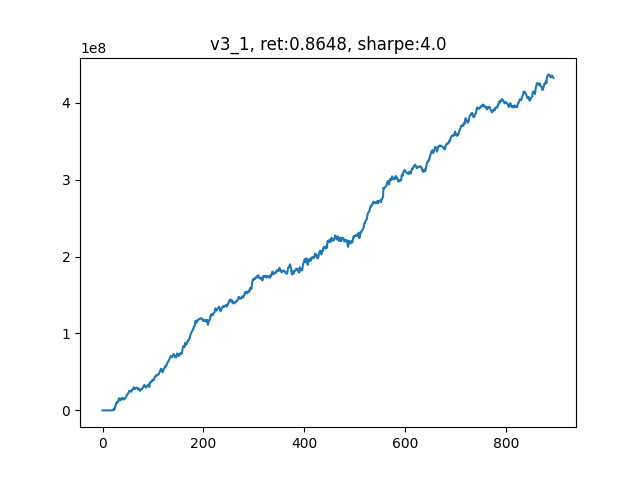

Here is the Python script that generated this plot:
'''
v_3_1

四因子 + Alpha101，去除相关性>0.3的，剩余8个因子
因子等权重组合

'''

from __future__ import print_function
import logging


import os
import time
import numpy as np
import pandas as pd
import matplotlib.pyplot as plt

import scipy.optimize as sco
from sklearn import preprocessing
from sklearn.linear_model import LinearRegression

import threading
import multiprocessing as mp
from concurrent.futures import ProcessPoolExecutor, as_completed


import warnings
warnings.filterwarnings("ignore")



############################ Define our factors ####################################### 

def SixDayRS(data):
    '''
    六日收益率反转
    '''
    t = 6                           # 需要6天的历史数据
    close = data[:, 5]              # 股票N天的close数据    
    # return (-(close[-1]/close[-t] - 1), _index)
    return -(close[-1]/close[-t] - 1)

###############################   Alpha 101   ##############################
def Alpha6(data):
    _open = pd.Series(data[:, 2])                  # 开盘价
    volume = pd.Series(data[:, 6])                 # 股票N天的volume数据
    alpha6 = _open.rolling(window=10).corr(volume) # 需要10天的历史数据
    return -1*alpha6.iloc[-1]


def Alpha9(data):
    close = pd.Series(data[:, 5])
    delta = close.diff(1)
    delta_min = delta.rolling(window=5).min().iloc[-1]
    if delta_min>0:
        return delta.iloc[-1]
    else:
        delta_max = delta.rolling(window=5).max().iloc[-1]
        if delta_max<0:
            return delta.iloc[-1]
        else:
            return -1*delta.iloc[-1]

def Alpha12(data):
    close = data[:, 5]
    amount = data[:, 7]                     # 股票N天的amount数据
    _sign = np.sign(amount[-1]-amount[-2])
    return -1*_sign*(close[-1]-close[-2])

def Alpha23(data):
    high = pd.Series(data[:, 3])
    _mean = high.rolling(10).mean()         # 需要10天数据
    _delta = high.diff(2)
    if _mean.iloc[-1]<high.iloc[-1]:
        return -1*_delta.iloc[-1]
    else:
        return 0

def Alpha51(data):
    close = data[:, 5]                      # 需要20天数据
    condition1 = (close[-20]-close[-10])/10 - (close[-10]-close[-1])/10
    if condition1 < -0.05:
        return 1
    else:
        return -1*(close[-1]-close[-2])

def Alpha53(data):
    high = data[:, 3]
    low = data[:, 4]
    close = data[:, 5]
    x1 = ((close[-1]-low[-1])-(high[-1]-close[-1]))/(close[-1]-low[-1])
    x9 = ((close[-9]-low[-9])-(high[-9]-close[-9]))/(close[-9]-low[-9])

    return -1*(x1-x9)

def Alpha54(data):
    _open = data[:, 2]
    _high = data[:, 3]
    _low = data[:, 4]
    _close = data[:, 5]
    fenzi = -1*(_low[-1]-_close[-1])*(_open[-1]**5)
    fenmu = (_low[-1]-_high[-1])*(_close[-1]**5)
    return fenzi/fenmu

###############################   并行计算因子   ##############################
def each_task(_key, _array):
    '''
    strategy_list = [SixDayRS, Alpha6, Alpha9, 
                     Alpha12, Alpha23,  Alpha51, 
                     Alpha53, Alpha54]
    '''

    factors = []
    
    _array = np.array(_array)
    factors.append(SixDayRS(_array))
    factors.append(Alpha6(_array))
    factors.append(Alpha9(_array))
    factors.append(Alpha12(_array))
    factors.append(Alpha23(_array))
    factors.append(Alpha51(_array))
    factors.append(Alpha53(_array))
    factors.append(Alpha54(_array))
    return (_key, factors)

def mp_task(batch, data):
    res = []
    for _key in batch:
        res.append(each_task(_key, data[_key]))
    return res

def _batch(stock_list):
    num_of_stock = len(stock_list)
    batch_size = num_of_stock // os.cpu_count()
    for i in range(0, num_of_stock, batch_size):
        yield stock_list[i: i+batch_size]

###############################   回归法估计因子权重   ##############################
def factor_regression(factors_record, pct_record, i):
    X = factors_record[-(i+2)]
    X[np.isnan(X)] = 0
    Y = pct_record[-i]
    Y[np.isnan(Y)] = 0
    reg = LinearRegression()
    # print("X", X)
    # print("Y", Y)
    reg.fit(X,Y)   
    factor_weight = list(reg.coef_)
    factor_weight.append(reg.intercept_)
    
    return factor_weight

###############################   有效前沿计算个股权重   ##############################
def Schimidt(factors):    
    R = np.zeros((factors.shape[1], factors.shape[1]))
    Q = np.zeros(factors.shape)
    for k in range(0, factors.shape[1]):
        R[k, k] = np.sqrt(np.dot(factors[:, k], factors[:, k]))
        Q[:, k] = factors[:, k]/R[k, k]
        for j in range(k+1, factors.shape[1]):
            R[k, j] = np.dot(Q[:, k], factors[:, j])
            factors[:, j] = factors[:, j] - R[k, j]*Q[:, k]

    return Q

###############################   有效前沿计算个股权重   ##############################
def portfolio_annualised_performance(weights, mean_returns, cov_matrix):
    returns = np.sum(mean_returns*weights ) *252
    std = np.sqrt(np.dot(weights.T, np.dot(cov_matrix, weights))) * np.sqrt(252)
    return std, returns

def neg_sharpe_ratio(weights, mean_returns, cov_matrix, risk_free_rate):
    p_var, p_ret = portfolio_annualised_performance(weights, mean_returns, cov_matrix)
    return -(p_ret - risk_free_rate) / p_var

def max_sharpe_ratio(mean_returns, cov_matrix, risk_free_rate):
    num_assets = len(mean_returns)
    args = (mean_returns, cov_matrix, risk_free_rate)
    constraints = ({'type': 'eq', 'fun': lambda x: np.sum(x) - 1})
    bound = (0.0,1.0)
    bounds = tuple(bound for asset in range(num_assets))
    result = sco.minimize(neg_sharpe_ratio, num_assets*[1./num_assets,], args=args,
                        method='SLSQP', bounds=bounds, constraints=constraints)
    return result

###############################   计算仓位收益率   ##############################
def calculate_pct(all_data, position, my_sequence):

    # t+2 和 t+1 的价差
    delta = all_data[all_data['Date'] == my_sequence+2]['Close'].values - \
            all_data[all_data['Date'] == my_sequence+1]['Close'].values

    profit = position @ delta
    return profit



# 因子或是回归最多利用过去20天的数据
MAX_NUM_RECORD = 20
num_of_holding = 100
leverage = 1
my_sequence = 0        # 当前日期
cur_capital = 5e8          # 初始资金
fee = 1.5e-4           # 手续费率

data = {}               # 储存一段时间的行情
yesterday_close = []    # 记录昨日收盘价，用于计算当日收益率
pct_record = []         # 记录每日收益率
factors_record = []     # 记录每日因子值
factors_weight = []     # 因子加权权重
capital_record = []     # 记录资金变动

file_name = r"./CONTEST_DATA_TEST_100_1.csv"
all_data = pd.read_csv(file_name, 
                    usecols=[0,1,2,3,4,5,6,7], 
                    names=['Date','Instrument','Open','High','Low','Close','Volume','Amount'])


daily_data = all_data[all_data['Date']==my_sequence].values
num_of_stock = daily_data.shape[0]
stock_list = np.arange(num_of_stock)

print(daily_data.shape)

# 每一支股票单独存在字典里
for i in range(num_of_stock):
    data[i] = []
    data[i].append(daily_data[i])

stock_batch = list(_batch(stock_list))
# print(stock_batch)

total_days = 900
mp.set_start_method('fork')

while(my_sequence<total_days-5):
    my_sequence += 1
    all_factors = [[]] * num_of_stock     # 每个股票的所有因子是一行
    
    start =  time.time()
    capital_record.append(cur_capital-5e8)
    print('current day: {}, current capital: {}......\n'.format(my_sequence, cur_capital))

    daily_data = all_data[all_data['Date']==my_sequence].values
    daily_data = daily_data[:, 0:8]
    today_close = daily_data[:, 5]                    # 当日收盘价
    if len(yesterday_close)>0:                        # 从第二天开始算起
        pct = (today_close - yesterday_close)/yesterday_close
        pct_record.append(pct)

    num_of_stock = daily_data.shape[0]
    stock_list = np.arange(num_of_stock)

    print(daily_data.shape)

    # 每一支股票单独存在字典里
    for i in range(num_of_stock):
        data[i].append(daily_data[i])

    use_time = time.time() - start
    print("Time of 🍦: ", round(use_time,2))

    if len(data[0]) >= 20:

        with ProcessPoolExecutor() as executor:
            futures = [executor.submit(mp_task, batch, data) for batch in stock_batch]
            for future in as_completed(futures):
                factors_batch = future.result()
                for i in range(len(factors_batch)):
                    _key, factors = factors_batch[i]
                    # print(_key, factors)
                    all_factors[_key] = factors

        # print(all_factors)
        print(len(all_factors))                                               # N * K

        use_time = time.time() - start
        print("Time of 🍎: ", round(use_time,2))

        all_factors = np.array(all_factors)
        all_factors[np.isnan(all_factors)] = 0                                # 处理空值
        all_factors[np.isinf(all_factors)] = 0                                # 处理无限值
        all_factors = preprocessing.scale(all_factors)                        # 按列z-score标准化
        all_factors = Schimidt(all_factors)                                   # Schimidt正交化分解
        # all_factors = np.hstack(([[1]]*num_of_stock, all_factors))            # 每一行最左侧插入[1]
        factors_record.append(all_factors)                                    # T * N * (K)，储存一段时间的因子值，用于计算因子收益率
        num_of_factor = all_factors.shape[1]
        
        if len(factors_weight) == 0:
            final_factors = np.array(all_factors).mean(axis=1)                # 按行平均
        else:
            final_factors = all_factors @ factors_weight
        
        use_time = time.time() - start
        print("Time of 🍌: ", round(use_time,2))

        _rank = np.argsort(np.argsort(final_factors))    # 0-499，多因子等权组合之后的排序值
        _pos = np.array([0]*num_of_stock)
        
        _buy_line = num_of_stock-num_of_holding/2
        _sell_line = num_of_holding/2
        _pos[_rank>=_buy_line] = 1
        _pos[_rank<_sell_line] = -1
        
        position = _pos * cur_capital * leverage / num_of_holding / today_close
        position[np.isnan(position)] = 0
        position = position.astype(int)
        print("len of position: ", len(position))
        # print(position)
        daily_profit = calculate_pct(all_data, position, my_sequence)
        cur_capital += daily_profit
        cur_capital *= (1-fee)          # 扣除手续费

        factors_record_len = len(factors_record)
        if factors_record_len >= 10:
            # column_name = ['date', 'stocknames', 'capital', 'ret', ]
            # 其实只做了8次回归，取平均值
            factors_weight = []
            # for i in range(factors_record_len-2):
            #     factors_tmp = factors_record[-(i+3)]                    # N * K
            #     pct_tmp = pct_record[-(i+1)]                            # N * 1
            #     factors_corr = np.cov(factors_tmp, rowvar=0)
            #     factors_pct_corr = [np.cov(factors_tmp[:, i], pct_tmp)[0,1] for i in range(num_of_factor)]
            #     factors_weight.append(factors_corr @ factors_pct_corr)
            # factors_weight = np.array(factors_weight).mean(axis=0)      # 按列平均
            
            
            # factors_weight = np.array(factors_weight).mean(axis=0)
            # factors_weight /= np.sum(factors_weight)

            # print("factors_weight: ", factors_weight)
            if factors_record_len >= 10: factors_record.pop(0)

        # 删除最老的一天的数据
        if len(data[0]) >= 20:
            for i in range(num_of_stock):
                data[i].pop(0)
        
    # use_time = time.time() - start
    # print("Time of posting position: %s", use_time)
    # time.sleep(0.1)
    
    yesterday_close = today_close

total_return = round(capital_record[-1]/5e8, 4)
daily_pct = pd.Series(capital_record)+5e8
daily_pct = daily_pct.pct_change()
sharpe = daily_pct.mean() / daily_pct.std() * np.sqrt(252)
sharpe = np.round(sharpe)

_name = 'v3_1'
plt.figure()
plt.plot(capital_record)
_title = "{}, ret:{}, sharpe:{}".format(_name, total_return, sharpe)
plt.title(_title)
plt.savefig('backtest_{}.png'.format(_name))

# factors_record = np.array(factors_record)[:,:,0]
# pd.DataFrame(factors_record).to_csv('factors_{}.csv'.format(_name))
